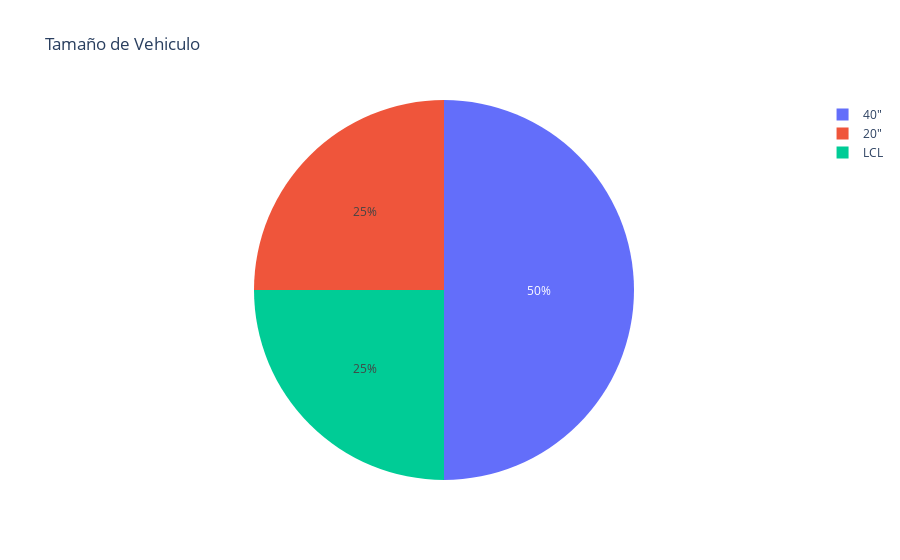

The notebook cell saved with this chart:
### Markdown cell above
Tamaño de vehículo

### Code cell
pvVehiculo = pd.pivot_table(tamVehiculo, index = 'Tamaño de Contenedor', values='Ago').reset_index()
grafVehiculo = px.pie(pvVehiculo, names='Tamaño de Contenedor', values='Ago' ,title='Tamaño de Vehiculo')

grafVehiculo.show()
pvVehiculo

### Figure 1 — Plotly figure (JSON) as saved in the notebook; plotly's stock layout.template omitted (floating-point values rounded to 4 significant figures)
{"data": [{"domain": {"x": [0, 1], "y": [0, 1]}, "hovertemplate": "Tamaño de Contenedor=%{label}<br>Ago=%{value}<extra></extra>", "labels": ["20\"", "40\"", "LCL"], "legendgroup": "", "name": "", "showlegend": true, "type": "pie", "values": [1, 2, 1]}], "layout": {"legend": {"tracegroupgap": 0}, "title": {"text": "Tamaño de Vehiculo"}}}
